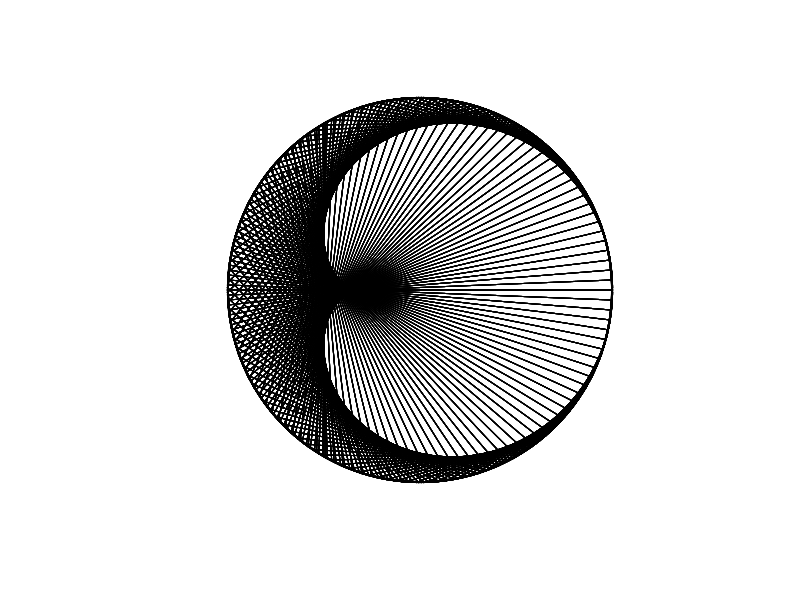

Recreate this plot in R.

n <- 3430
d <- pi/(30.125)
theta <- rep(0,n)
theta[1] <- 0    # start point
theta[2] <- pi  # start point

for(i in 3:n){
           if(i%%4==2){  # starts here
        theta[i] <- theta[i-3] + d
    } else if(i%%4==3){
        theta[i] <- theta[i-1] + d
    } else if(i%%4==0){
        theta[i] <- theta[i-3] + 2*d
    } else if(i%%4==1){
        theta[i] <- theta[i-1] + 2*d
    } else {
        stop()
    }
}

plot(c(-1,1),c(-1,1),asp=1,type="n",axes=FALSE,xlab='',ylab='')
o <- seq(from=0,to=2*pi,len=100)
# points(cos(o),sin(o),type="l",col="lightgray")

for(i in seq(from=1,to=n)){
    segments(
        x0=cos(theta[i  ]),
        y0=sin(theta[i  ]),
        x1=cos(theta[i+1]),
        y1=sin(theta[i+1])
    )
#    Sys.sleep(0.01)
}



